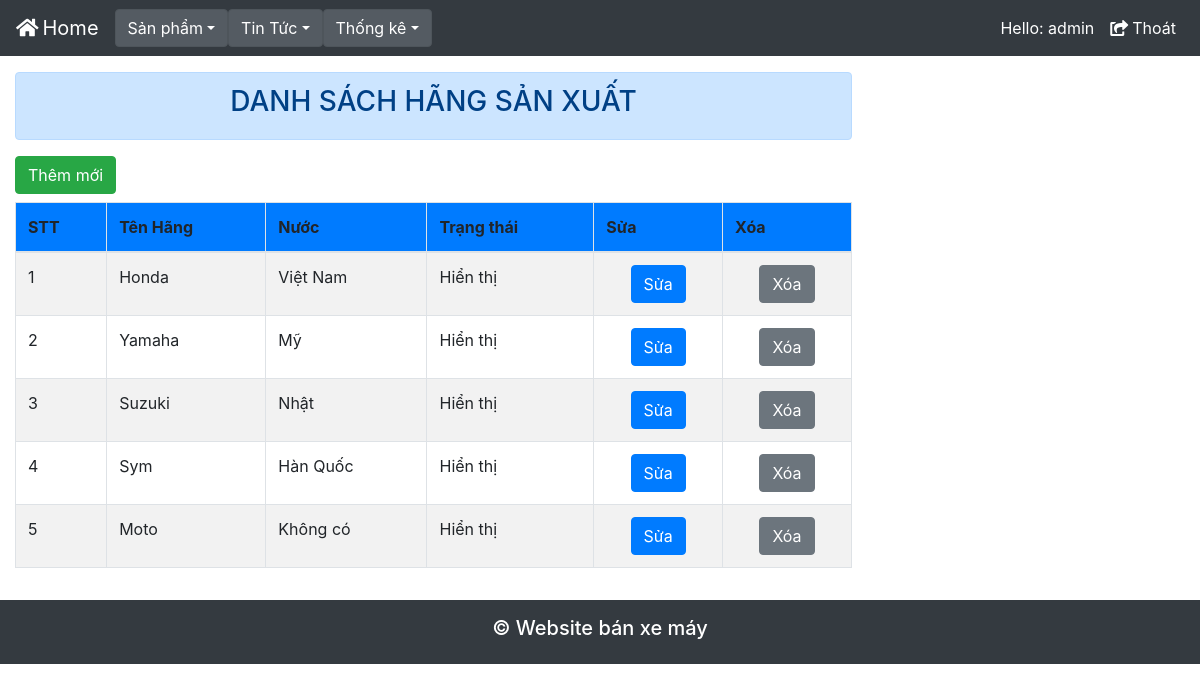
The app's page /Admin/index.php?nc=hsx (signed in) with its own data.
### tables this page shows
CREATE TABLE `tbl_hangsx` (
  `IDHang` int(11) NOT NULL,
  `TenHang` varchar(100) NOT NULL,
  `Nuoc` varchar(50) NOT NULL,
  `TrangThai` int(11) NOT NULL
);

### Admin/chuc_nang/quanli_hangsx/dshsx.php (the view, shortened to what this page needs)
<div class="alert alert-primary mt-3 text-center" role="alert">
    <h3>DANH SÁCH HÃNG SẢN XUẤT</h3>
</div>
<div>
    <a href="index_admin.php?nc=themhsx">
        <button class="btn btn-success mr-4 mb-2">Thêm mới</button>
    </a>
</div>
<div class="table-responsive">
    <table class="table table-striped table-bordered" cellspacing="0">
        <thead>
            <tr class="bg-primary">
                <th>STT</th>
                <th>Tên Hãng</th>
                <th>Nước</th>
                <th>Trạng thái</th>
                <th>Sửa</th>
                <th>Xóa</th>
            </tr>
        </thead>
        <tbody>
            <?php
            $con = mysqli_connect('localhost', 'root', '', 'xemay');
            mysqli_set_charset($con, 'utf8');
            $sql_table_hsx = "SELECT * FROM tbl_hangsx order by IDHang ASC";
            $kq = mysqli_query($con, $sql_table_hsx);
            $i = 1;
            while ($row = mysqli_fetch_assoc($kq)) {
                ?>
                <tr>
                    <td><?php echo $i; ?></td>
                    <td><?php echo $row['TenHang']; ?></td>
                    <td><?php echo $row['Nuoc']; ?></td>
                    <td><?php if ($row['TrangThai'] == 1) {
                                echo "Hiển thị";
                            } else {
                                echo "Không hiển thị";
                            }; ?></td>
                    <td style="vertical-align: middle; text-align: center;">
                        <a href="index_admin.php?nc=suahsx&id=<?php echo $row['IDHang']; ?>">
                            <button class="btn btn-primary">Sửa</button>
                        </a>
                    </td>
                    <td style="vertical-align: middle; text-align: center;">
                        <a onclick="return confirm('Bạn có chắc là muốn xóa hãng sản xuất này không?');" href="index_admin.php?nc=hsx&action=deletehsx&id=<?php echo $row['IDHang'];?>">
                            <button class="btn btn-secondary">Xóa</button>
                        </a>
                    </td>
                </tr>
            <?php
                $i++;
            }
            ?>
        </tbody>
    </table>
</div>

### records on screen
tbl_hangsx: TenHang "Honda", Nuoc "Việt Nam", TrangThai "Hiển thị"
tbl_hangsx: TenHang "Yamaha", Nuoc "Mỹ", TrangThai "Hiển thị"
tbl_hangsx: TenHang "Suzuki", Nuoc "Nhật", TrangThai "Hiển thị"
tbl_hangsx: TenHang "Sym", Nuoc "Hàn Quốc", TrangThai "Hiển thị"
tbl_hangsx: TenHang "Moto", Nuoc "Không có", TrangThai "Hiển thị"

### other values on screen
$_SESSION['tendnadmin'] "admin"
